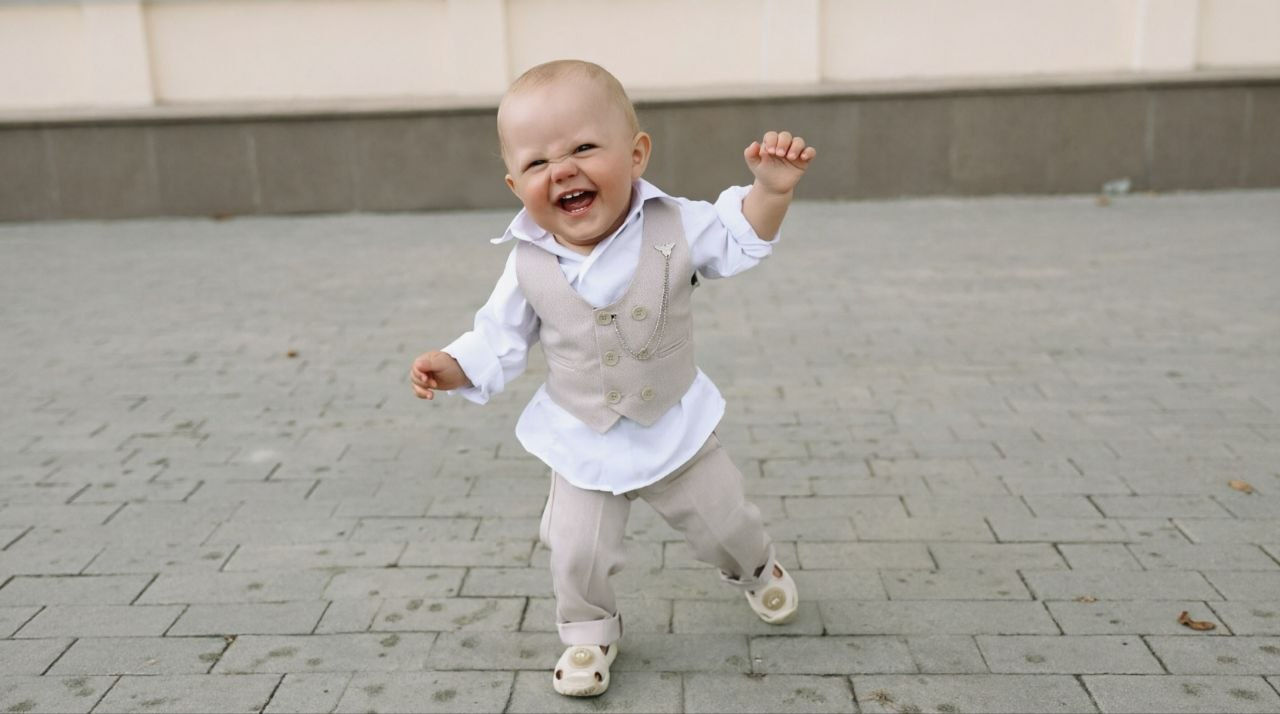
#> input picture assets/birthday-person.jpg, 1280 x 714 px
$ python make_birthday_gif.py
#> lines starting #> are read from the running program, lines starting #| are printed output that depends on the picture
"""Create a looping animated GIF from birthday-person.jpg."""

from __future__ import annotations

import math
from pathlib import Path

from PIL import Image, ImageDraw, ImageEnhance, ImageFilter

TOOLS_DIR = Path(__file__).resolve().parent
ROOT = TOOLS_DIR.parent
SRC = ROOT / "assets" / "birthday-person.jpg"
OUT = ROOT / "assets" / "birthday-person.gif"


def main() -> None:
    src = Image.open(SRC).convert("RGBA")
    width, height = src.size
#> width = 1280; height = 714
    side = min(width, height)
#> side = 714
    left = (width - side) // 2 + int(side * 0.02)
#> left = 297
    top = max(0, (height - side) // 2 - int(side * 0.08))
#> top = 0
    crop = src.crop((left, top, left + side, top + side))
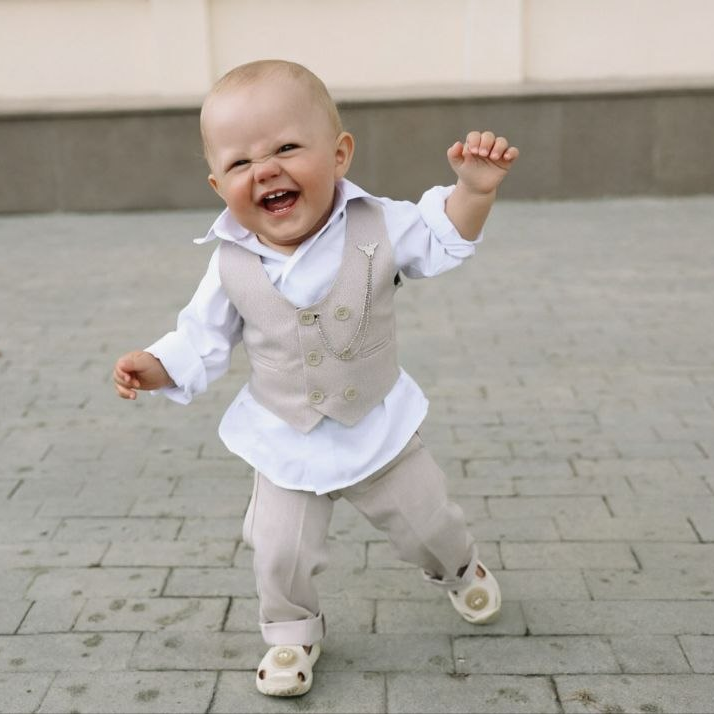
#> crop: PIL image 714x714 RGBA; mean R, G, B, A 169.7, 164.2, 156.7, 255

    size = 280
    base = crop.resize((size, size), Image.Resampling.LANCZOS)

    frames = []
    durations = []
    frame_count = 16

    for index in range(frame_count):
        t = index / frame_count
        bounce = math.sin(t * math.pi * 2) * 4
        zoom = 1.04 + 0.03 * math.sin(t * math.pi * 2)
        bright = 1.0 + 0.045 * math.sin(t * math.pi * 2 + 0.4)

        zoomed_size = int(size * zoom)
        frame_img = base.resize((zoomed_size, zoomed_size), Image.Resampling.LANCZOS)
        frame_img = ImageEnhance.Brightness(frame_img).enhance(bright)

        canvas = Image.new("RGBA", (size, size), (255, 255, 255, 0))
        offset_x = (size - zoomed_size) // 2
        offset_y = (size - zoomed_size) // 2 + int(bounce)
        canvas.alpha_composite(frame_img, (offset_x, offset_y))

        mask = Image.new("L", (size, size), 0)
        draw = ImageDraw.Draw(mask)
        margin = 6
        draw.ellipse((margin, margin, size - margin, size - margin), fill=255)
        mask = mask.filter(ImageFilter.GaussianBlur(1.2))

        round_rgba = Image.new("RGBA", (size, size), (255, 255, 255, 0))
        round_rgba.paste(canvas, (0, 0))
        round_rgba.putalpha(mask)

        sparkle = Image.new("RGBA", (size, size), (0, 0, 0, 0))
        sparkle_draw = ImageDraw.Draw(sparkle)
        sparkles = [
            (0.18, 0.22, 3.2),
            (0.82, 0.28, 2.6),
            (0.14, 0.70, 2.4),
            (0.86, 0.68, 3.0),
            (0.50, 0.10, 2.2),
            (0.72, 0.86, 2.0),
        ]
        for sparkle_index, (sx, sy, radius) in enumerate(sparkles):
            phase = t * math.pi * 2 + sparkle_index * 0.9
            alpha = int(90 + 140 * (0.5 + 0.5 * math.sin(phase)))
            current_radius = radius * (
                0.75 + 0.35 * (0.5 + 0.5 * math.sin(phase + 0.5))
            )
            x = sx * size + math.cos(phase) * 3
            y = sy * size + math.sin(phase * 1.3) * 3
            color = (255, 255, 255, alpha)
            sparkle_draw.ellipse(
                (
                    x - current_radius,
                    y - current_radius,
                    x + current_radius,
                    y + current_radius,
                ),
                fill=color,
            )
            sparkle_draw.line(
                (x - current_radius * 2.2, y, x + current_radius * 2.2, y),
                fill=color,
                width=1,
            )
            sparkle_draw.line(
                (x, y - current_radius * 2.2, x, y + current_radius * 2.2),
                fill=color,
                width=1,
            )

        out = Image.alpha_composite(round_rgba, sparkle)
        framed = out.convert("RGB").convert("P", palette=Image.ADAPTIVE, colors=192)
        frames.append(framed)
        durations.append(90)
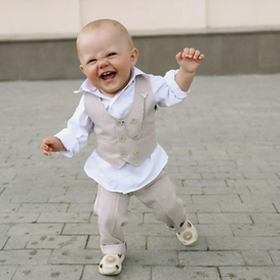
#> canvas: PIL image 280x280 RGBA; mean R, G, B, A 169.2, 163.7, 156.2, 255
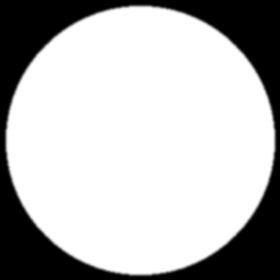
#> mask: PIL image 280x280 L; min 0, max 255, mean 184.6
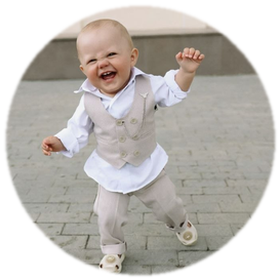
#> round_rgba: PIL image 280x280 RGBA; mean R, G, B, A 169.2, 163.7, 156.2, 184.6; transparent parts drawn white
#> after the loop, durations = [90, 90, 90, 90, 90, 90, 90, 90, 90, 90, 90, 90, 90, 90, 90, 90]; frames = 16 items

    frames[0].save(
        OUT,
        save_all=True,
        append_images=frames[1:],
        duration=durations,
        loop=0,
        optimize=True,
        disposal=2,
    )
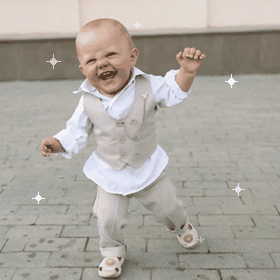
#> saved as birthday-person.gif: PIL image 280x280 P; mean R, G, B 171.8, 166.4, 158.8
    print(f"Saved {OUT} ({OUT.stat().st_size} bytes), frames={len(frames)}")
#| Saved assets/birthday-person.gif (855707 bytes), frames=16


if __name__ == "__main__":
    main()
